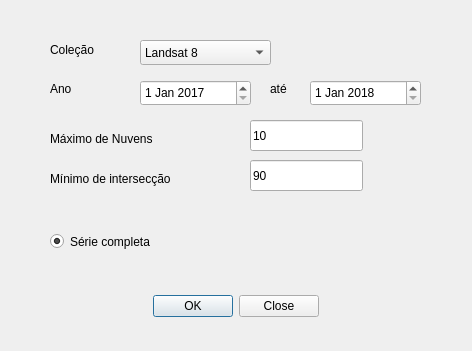
<?xml version="1.0" encoding="UTF-8"?>
<ui version="4.0">
 <class>earthengine3DialogBase</class>
 <widget class="QDialog" name="earthengine3DialogBase">
  <property name="geometry">
   <rect>
    <x>0</x>
    <y>0</y>
    <width>472</width>
    <height>351</height>
   </rect>
  </property>
  <property name="windowTitle">
   <string>earthengine3</string>
  </property>
  <widget class="QDialogButtonBox" name="button_box">
   <property name="geometry">
    <rect>
     <x>40</x>
     <y>290</y>
     <width>391</width>
     <height>32</height>
    </rect>
   </property>
   <property name="orientation">
    <enum>Qt::Horizontal</enum>
   </property>
   <property name="standardButtons">
    <set>QDialogButtonBox::Close|QDialogButtonBox::Ok</set>
   </property>
   <property name="centerButtons">
    <bool>true</bool>
   </property>
  </widget>
  <widget class="QLabel" name="asd">
   <property name="geometry">
    <rect>
     <x>50</x>
     <y>40</y>
     <width>67</width>
     <height>20</height>
    </rect>
   </property>
   <property name="text">
    <string>Coleção</string>
   </property>
  </widget>
  <widget class="QComboBox" name="collection">
   <property name="geometry">
    <rect>
     <x>140</x>
     <y>40</y>
     <width>131</width>
     <height>25</height>
    </rect>
   </property>
   <property name="editable">
    <bool>false</bool>
   </property>
   <item>
    <property name="text">
     <string>Landsat 8</string>
    </property>
   </item>
   <item>
    <property name="text">
     <string>Sentinel 2</string>
    </property>
   </item>
  </widget>
  <widget class="QLabel" name="label">
   <property name="geometry">
    <rect>
     <x>50</x>
     <y>80</y>
     <width>67</width>
     <height>17</height>
    </rect>
   </property>
   <property name="text">
    <string>Ano</string>
   </property>
  </widget>
  <widget class="QLabel" name="label_2">
   <property name="geometry">
    <rect>
     <x>270</x>
     <y>80</y>
     <width>67</width>
     <height>17</height>
    </rect>
   </property>
   <property name="text">
    <string>até</string>
   </property>
  </widget>
  <widget class="QLabel" name="label_3">
   <property name="geometry">
    <rect>
     <x>50</x>
     <y>130</y>
     <width>141</width>
     <height>17</height>
    </rect>
   </property>
   <property name="text">
    <string>Máximo de Nuvens</string>
   </property>
  </widget>
  <widget class="QLabel" name="label_4">
   <property name="geometry">
    <rect>
     <x>50</x>
     <y>170</y>
     <width>171</width>
     <height>17</height>
    </rect>
   </property>
   <property name="text">
    <string>Mínimo de intersecção</string>
   </property>
  </widget>
  <widget class="QLineEdit" name="minInter">
   <property name="geometry">
    <rect>
     <x>250</x>
     <y>160</y>
     <width>113</width>
     <height>31</height>
    </rect>
   </property>
   <property name="text">
    <string>90</string>
   </property>
  </widget>
  <widget class="QLineEdit" name="maxNuv">
   <property name="geometry">
    <rect>
     <x>250</x>
     <y>120</y>
     <width>113</width>
     <height>31</height>
    </rect>
   </property>
   <property name="text">
    <string>10</string>
   </property>
  </widget>
  <widget class="QDateEdit" name="anoInicial">
   <property name="geometry">
    <rect>
     <x>140</x>
     <y>80</y>
     <width>111</width>
     <height>26</height>
    </rect>
   </property>
   <property name="date">
    <date>
     <year>2017</year>
     <month>1</month>
     <day>1</day>
    </date>
   </property>
  </widget>
  <widget class="QDateEdit" name="anoFinal">
   <property name="geometry">
    <rect>
     <x>310</x>
     <y>80</y>
     <width>111</width>
     <height>26</height>
    </rect>
   </property>
   <property name="date">
    <date>
     <year>2018</year>
     <month>1</month>
     <day>1</day>
    </date>
   </property>
  </widget>
  <widget class="QRadioButton" name="radioButton">
   <property name="geometry">
    <rect>
     <x>50</x>
     <y>230</y>
     <width>131</width>
     <height>23</height>
    </rect>
   </property>
   <property name="text">
    <string>Série completa</string>
   </property>
   <property name="checked">
    <bool>true</bool>
   </property>
  </widget>
 </widget>
 <tabstops>
  <tabstop>collection</tabstop>
  <tabstop>anoInicial</tabstop>
  <tabstop>anoFinal</tabstop>
  <tabstop>maxNuv</tabstop>
  <tabstop>minInter</tabstop>
  <tabstop>radioButton</tabstop>
 </tabstops>
 <resources/>
 <connections>
  <connection>
   <sender>button_box</sender>
   <signal>accepted()</signal>
   <receiver>earthengine3DialogBase</receiver>
   <slot>accept()</slot>
   <hints>
    <hint type="sourcelabel">
     <x>20</x>
     <y>20</y>
    </hint>
    <hint type="destinationlabel">
     <x>20</x>
     <y>20</y>
    </hint>
   </hints>
  </connection>
  <connection>
   <sender>button_box</sender>
   <signal>rejected()</signal>
   <receiver>earthengine3DialogBase</receiver>
   <slot>reject()</slot>
   <hints>
    <hint type="sourcelabel">
     <x>20</x>
     <y>20</y>
    </hint>
    <hint type="destinationlabel">
     <x>20</x>
     <y>20</y>
    </hint>
   </hints>
  </connection>
 </connections>
</ui>
